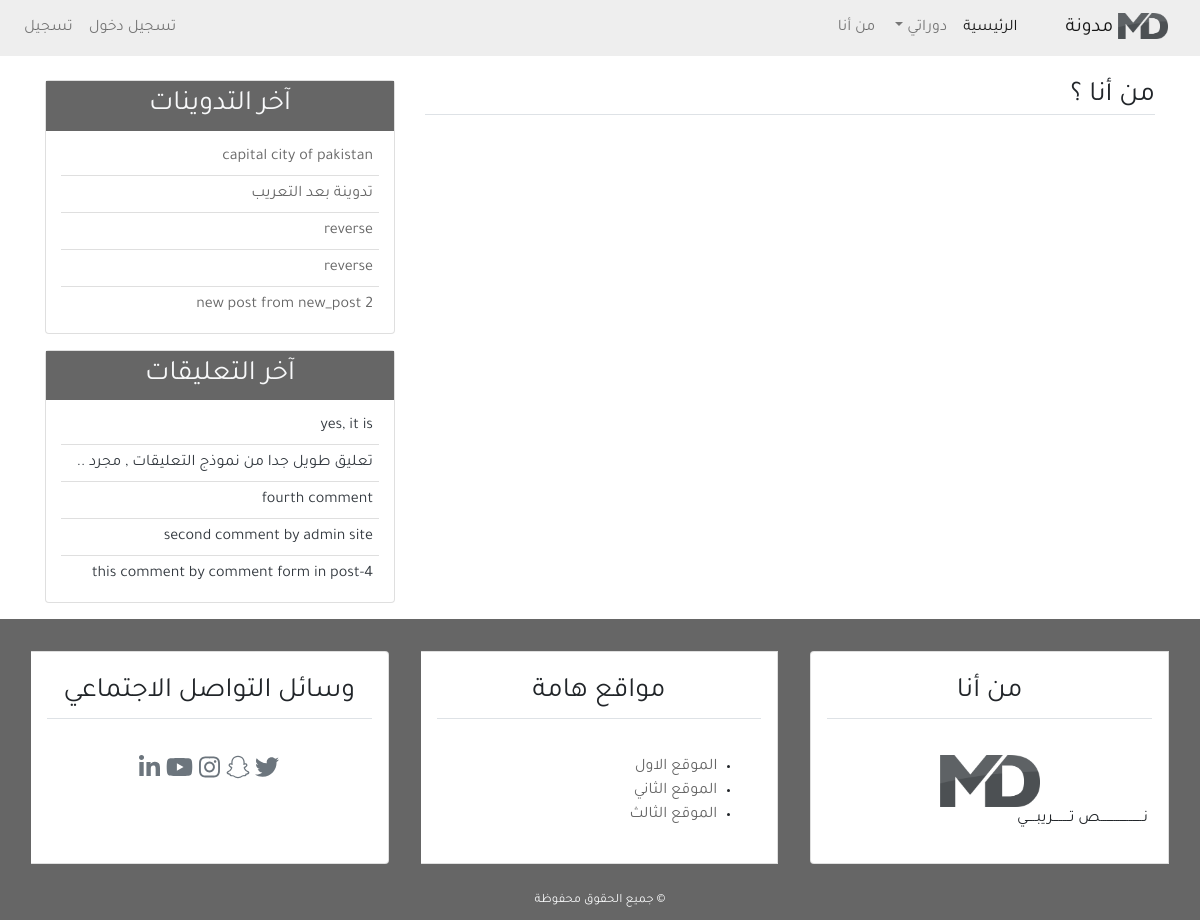
The page /about/ on the database its author committed.
### blog/models.py (models this page shows, shortened)
class Post(models.Model):                                           # -5a
    title = models.CharField(max_length=100)
    content = models.TextField()
    post_date = models.DateTimeField(default=timezone.now)           # (auto_now_add=True)
    post_update = models.DateTimeField(auto_now=True)
    author = models.ForeignKey(User, on_delete=models.CASCADE)
    class Meta:                                                     # -6b
        ordering = ('-post_date', )

class Comment(models.Model):                                        # -8a
    name = models.CharField(max_length=50, verbose_name='الاسم')    # -9c add arabic word
    email = models.EmailField(verbose_name='البريد الالكتروني')
    body = models.TextField(verbose_name='نص التعليق')
    cmnt_date = models.DateTimeField(auto_now=True)
    active = models.BooleanField(default=False)
    post = models.ForeignKey(Post, on_delete=models.CASCADE, related_name='comments')
    class Meta:                                                     # -8e
        ordering = ('-cmnt_date', )

### blog/views.py (the view)
def about(request):                                                 # -4a
    context = {
        'page_title': 'من أنا'
    }
    return render(request, 'blog/about.html', context)                       # -4a

### blog/templatetags/post_tag.py (called while the page is built)
@register.inclusion_tag('blog/latest_posts.html')       # -12a
def latest_posts():
    context = {
        'l_posts': Post.objects.all()[0:5]
    }
    return context

@register.inclusion_tag('blog/latest_comments.html')       # -13a
def latest_comments():
    context = {
        'l_comments': Comment.objects.filter(active=True)[0:5]
    }
    return context

### blog/templates/blog/about.html
{% extends 'blog/base.html' %}
{% load static %}
{% block content %}
<h3 class="border-bottom">من أنا ؟</h3>
{% endblock content %}

### blog/templates/blog/latest_posts.html
<ul class="list-group-flush latest_post">
    {% for post in l_posts %}
        <li class="list-group-item latest_post_item">
            <a href="{% url 'detail_url' post.id %}">{{ post.title }}</a>
        </li>
    {% endfor %}
</ul>

### blog/templates/blog/latest_comments.html
<ul class="list-group-flush latest_comment">
    {% for comment in l_comments %}
        <li class="list-group-item latest_comment_item">
            <a class="text-dark" href="{% url 'detail_url' comment.post.id %}">
                {% if comment.body|length > 40 %}
                {{ comment.body|slice:'40' }} ..
                {% else %}
                {{ comment.body }}
                {% endif %}
            </a>
        </li>
    {% empty %}
    <li class="list-group-item latest_comment_item">لا توجد تعليقات</li>
    {% endfor %}
</ul>

### blog/static/blog/css/main.css (style rules this page uses)
html, body { direction: rtl; text-align: right; }
body { font-family: 'Tajawal', 'sans-serif'; }
a { color: #666; }
.latest_post, .latest_comment { padding: 0 15px; }
.latest_post .latest_post_item, .latest_comment .latest_comment_item { padding: 6px; }
.latest_post li:first-child, .latest_comment li:first-child { border-top: 0; }
.latest_post li:last-child, .latest_comment li:last-child { border-bottom: 0; padding-bottom: 0; }

### rows shown on the page
Post: title "capital city of pakistan"
Post: title "تدوينة بعد التعريب"
Post: title "reverse"
Post: title "reverse"
Post: title "new post from new_post 2"
Comment: body "yes, it is"
Comment: body "تعليق طويل جدا من نموذج التعليقات , مجرد"
Comment: body "fourth comment"
Comment: body "second comment by admin site"
Comment: body "this comment by comment form in post-4"
